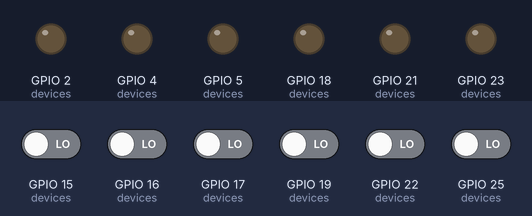
This program was run on a simulated ESP32. Parts: output pins drawn as LEDs (lit = HIGH). Inputs (shaded band) come from the test bench; at power-on: GPIO 15 (devices), GPIO 16 (devices), GPIO 17 (devices), GPIO 19 (devices), GPIO 22 (devices), GPIO 25 (devices) LOW. WiFi joins after 1.5 s; servers stay silent unless stated; uploads are accepted with an empty reply; what the program prints to the serial monitor is not drawn.

Above: at 2.7 s.
2.8 s: GPIO 15 (devices) driven HIGH
At 3.4 s:
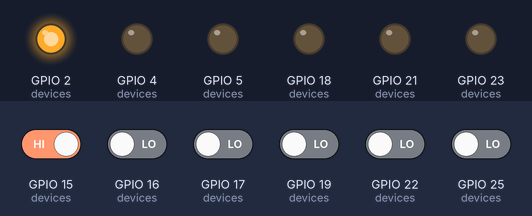
4.5 s: GPIO 16 (devices) driven HIGH
At 5.0 s:
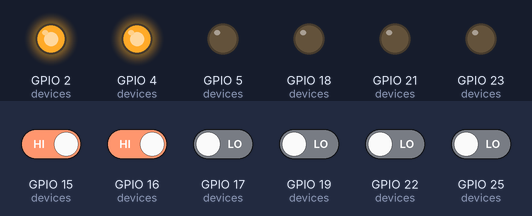
6.2 s: GPIO 17 (devices) driven HIGH
At 7.6 s:
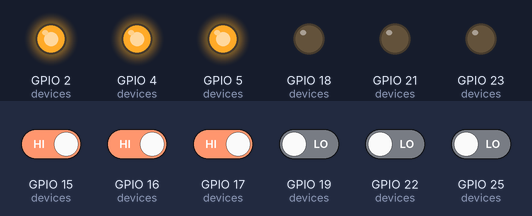
7.9 s: GPIO 19 (devices) driven HIGH
At 9.3 s:
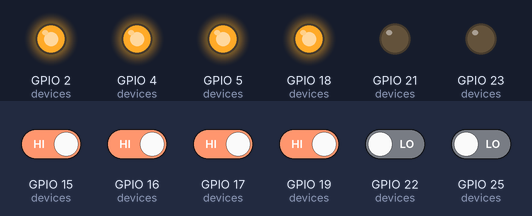
9.6 s: GPIO 22 (devices) driven HIGH
At 10.9 s:
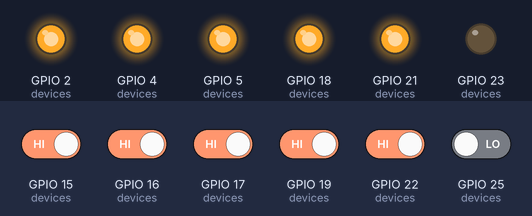
11.3 s: GPIO 25 (devices) driven HIGH
At 12.4 s:
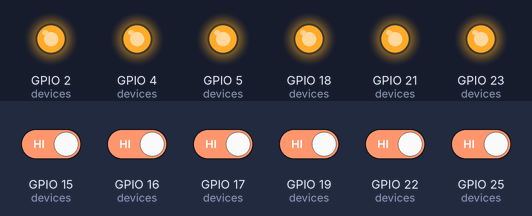
Timing chart, 0 to 14.0 s (numbered marks = the images above; inputs shaded):
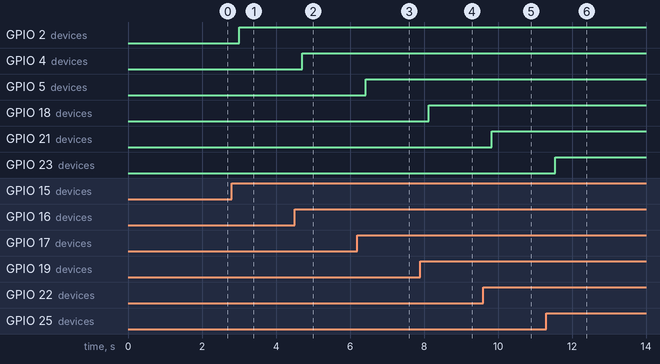

The program:

main.cpp
```cpp
#include <WiFi.h>
#include <ESPAsyncWebServer.h>
#include <HTTPClient.h>
#include <ArduinoJson.h>

// ✅ Cấu hình WiFi
const char *ssid = "mypc";
const char *password = "11111111";

// ✅ IP tĩnh cho ESP32
IPAddress local_IP(192, 168, 137, 50);
IPAddress gateway(192, 168, 137, 1);
IPAddress subnet(255, 255, 255, 0);
IPAddress primaryDNS(8, 8, 8, 8);
IPAddress secondaryDNS(8, 8, 4, 4);

// ✅ Cấu hình GPIO cho từng thiết bị
struct Device
{
  const char *name;
  const char *api;
  int relayPin;
  int touchPin;
  bool state;
};

// ✅ Danh sách 6 thiết bị
Device devices[] = {
    {"LivingRoom_Light", "livingroom", 2, 15, false},
    {"Desk_Lamp", "desklamp", 4, 16, false},
    {"Fan", "fan", 5, 17, false},
    {"Kitchen_Light", "kitchen", 18, 19, false},
    {"Bedroom_Light", "bedroom", 21, 22, false},
    {"Garage_Door", "garage", 23, 25, false}};

// ✅ Lưu trạng thái cảm biến chạm
static bool lastTouchState[6] = {LOW, LOW, LOW, LOW, LOW, LOW};

const char *serverName = "http://192.168.137.88/log.php";
AsyncWebServer server(80);
AsyncWebSocket ws("/ws");

void notifyClients(String json)
{
  ws.textAll(json);
}
// ✅ Hàm mã hóa URL để tránh lỗi ký tự đặc biệt
String urlencode(String str)
{
  String encodedString = "";
  char c;
  char buf[4];
  for (int i = 0; i < str.length(); i++)
  {
    c = str.charAt(i);
    if (isalnum(c))
    {
      encodedString += c;
    }
    else if (c == ' ')
    {
      encodedString += "%20";
    }
    else
    {
      sprintf(buf, "%%%02X", c);
      encodedString += buf;
    }
  }
  return encodedString;
}

// ✅ Hàm gửi log lên MySQL
void logToDatabase(String device, String action, String status)
{
  HTTPClient http;
  String url = String(serverName) + "?device_name=" +
               urlencode(device) + "&activity=" +
               urlencode(action) + "&status=" +
               urlencode(status);

  Serial.print("[LOG] Gửi dữ liệu lên MySQL: ");
  Serial.println(url);

  http.begin(url);
  int httpResponseCode = http.GET();
  Serial.print("[LOG] HTTP Response Code: ");
  Serial.println(httpResponseCode);
  http.end();
}

void handleCors(AsyncWebServerRequest *request)
{
  AsyncWebServerResponse *response = request->beginResponse(204);
  response->addHeader("Access-Control-Allow-Origin", "*");
  response->addHeader("Access-Control-Allow-Methods", "GET, POST, OPTIONS");
  response->addHeader("Access-Control-Allow-Headers", "*");
  request->send(response);
}
void updateRelayState(int index, bool newState)
{
  devices[index].state = newState;
  digitalWrite(devices[index].relayPin, newState ? HIGH : LOW);

  // ✅ Gửi dữ liệu qua WebSocket
  String json = "{\"device\":\"" + String(devices[index].api) + "\", \"status\":\"" + (newState ? "ON" : "OFF") + "\"}";
  notifyClients(json);

  Serial.printf("[UPDATE] %s -> %s | WebSocket: %s\n", devices[index].name, newState ? "ON" : "OFF", json.c_str());
}

void setup()
{
  Serial.begin(115200);

  if (!WiFi.config(local_IP, gateway, subnet, primaryDNS, secondaryDNS))
  {
    Serial.println("[WiFi] Lỗi cấu hình IP tĩnh!");
  }

  WiFi.begin(ssid, password);
  while (WiFi.status() != WL_CONNECTED)
  {
    delay(500);
    Serial.print(".");
  }

  Serial.println("\n[WiFi] Kết nối thành công!");
  Serial.print("[WiFi] Địa chỉ IP của ESP32: ");
  Serial.println(WiFi.localIP());

  // ✅ Cấu hình GPIO
  for (int i = 0; i < 6; i++)
  {
    pinMode(devices[i].relayPin, OUTPUT);
    digitalWrite(devices[i].relayPin, LOW);
    pinMode(devices[i].touchPin, INPUT);
  }

  // ✅ Cho phép CORS
  server.on("/status", HTTP_OPTIONS, handleCors);
  for (int i = 0; i < 6; i++)
  {
    server.on(("/toggle/" + String(devices[i].api)).c_str(), HTTP_OPTIONS, handleCors);
  }

  // ✅ API lấy trạng thái hiện tại
  server.on("/status", HTTP_GET, [](AsyncWebServerRequest *request)
            {
        StaticJsonDocument<300> jsonDoc;
        for (int i = 0; i < 6; i++) {
            jsonDoc[devices[i].api] = devices[i].state ? "ON" : "OFF";
        }
        String jsonResponse;
        serializeJson(jsonDoc, jsonResponse);

        Serial.println("[DEBUG] JSON Response: " + jsonResponse);

        AsyncWebServerResponse *response = request->beginResponse(200, "application/json", jsonResponse);
        response->addHeader("Access-Control-Allow-Origin", "*");
        request->send(response); });

  // ✅ API điều khiển từ Web
  for (int i = 0; i < 6; i++)
  {
    server.on(("/toggle/" + String(devices[i].api)).c_str(), HTTP_GET, [i](AsyncWebServerRequest *request)
              {
            devices[i].state = !devices[i].state;
            digitalWrite(devices[i].relayPin, devices[i].state ? HIGH : LOW);
            logToDatabase(devices[i].name, "Web Control", devices[i].state ? "ON" : "OFF");

            Serial.printf("[TOGGLE] %s -> %s\n", devices[i].name, devices[i].state ? "ON" : "OFF");

            AsyncWebServerResponse *response = request->beginResponse(200, "text/plain", String(devices[i].name) + " toggled");
            response->addHeader("Access-Control-Allow-Origin", "*");
            request->send(response); });
  }

  server.begin();
}

void loop()
{
  for (int i = 0; i < 6; i++)
  {
    bool touchState = digitalRead(devices[i].touchPin);

    if (touchState == HIGH && lastTouchState[i] == LOW)
    {
      devices[i].state = !devices[i].state;
      digitalWrite(devices[i].relayPin, devices[i].state ? HIGH : LOW);
      logToDatabase(devices[i].name, "Touch Sensor", devices[i].state ? "ON" : "OFF");

      // ✅ Gửi WebSocket thông báo trạng thái thay đổi
      String json = "{\"device\":\"" + String(devices[i].api) + "\", \"status\":\"" + (devices[i].state ? "ON" : "OFF") + "\"}";
      ws.textAll(json);

      Serial.printf("[TOUCH] %s đã thay đổi trạng thái!\n", devices[i].name);
    }
    lastTouchState[i] = touchState;
  }

  delay(300);
}
```

Measured:
- after the input at 2.8 s, GPIO 2 (devices): LOW → HIGH after 0.20 s
- after the input at 4.5 s, GPIO 4 (devices): LOW → HIGH after 0.21 s
- after the input at 6.2 s, GPIO 5 (devices): LOW → HIGH after 0.22 s
- after the input at 7.9 s, GPIO 18 (devices): LOW → HIGH after 0.23 s
- after the input at 9.6 s, GPIO 21 (devices): LOW → HIGH after 0.23 s
- after the input at 11.3 s, GPIO 23 (devices): LOW → HIGH after 0.24 s
